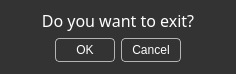
<?xml version="1.0" encoding="UTF-8"?>
<ui version="4.0">
 <class>QuitDialog</class>
 <widget class="QDialog" name="QuitDialog">
  <property name="windowModality">
   <enum>Qt::WindowModal</enum>
  </property>
  <property name="geometry">
   <rect>
    <x>0</x>
    <y>0</y>
    <width>236</width>
    <height>72</height>
   </rect>
  </property>
  <property name="sizePolicy">
   <sizepolicy hsizetype="MinimumExpanding" vsizetype="MinimumExpanding">
    <horstretch>0</horstretch>
    <verstretch>0</verstretch>
   </sizepolicy>
  </property>
  <property name="windowTitle">
   <string>Dialog</string>
  </property>
  <property name="styleSheet">
   <string notr="true">QDialog{
	background: rgb(51,51,51);
}
QLabe {
	color: #fff;
}

QPushButton {
	color: rgb(255, 255, 255);
	background-color: rgb(51, 51, 51);
	border: 1px solid #999999;
	border-radius: 4px;
	padding: 4px;
	width: 50px
}</string>
  </property>
  <property name="modal">
   <bool>true</bool>
  </property>
  <layout class="QVBoxLayout" name="verticalLayout">
   <property name="leftMargin">
    <number>18</number>
   </property>
   <property name="topMargin">
    <number>9</number>
   </property>
   <property name="rightMargin">
    <number>18</number>
   </property>
   <property name="bottomMargin">
    <number>12</number>
   </property>
   <item>
    <widget class="QLabel" name="label">
     <property name="sizePolicy">
      <sizepolicy hsizetype="MinimumExpanding" vsizetype="Maximum">
       <horstretch>0</horstretch>
       <verstretch>0</verstretch>
      </sizepolicy>
     </property>
     <property name="font">
      <font>
       <family>Share Tech Mono</family>
       <pointsize>12</pointsize>
      </font>
     </property>
     <property name="styleSheet">
      <string notr="true">color: rgb(255, 255, 255);
/*font: 14pt &quot;Share Tech Mono&quot;;*/</string>
     </property>
     <property name="text">
      <string>Do you want to exit?</string>
     </property>
     <property name="alignment">
      <set>Qt::AlignCenter</set>
     </property>
    </widget>
   </item>
   <item>
    <widget class="QDialogButtonBox" name="buttonBox">
     <property name="font">
      <font>
       <family>Share Tech Mono</family>
       <pointsize>10</pointsize>
       <weight>50</weight>
       <italic>false</italic>
       <bold>false</bold>
      </font>
     </property>
     <property name="styleSheet">
      <string notr="true">background-color: rgb(51, 51, 51);
 border: 1px solid rgb(180,180,180);
font: 10pt &quot;Share Tech Mono&quot;;</string>
     </property>
     <property name="orientation">
      <enum>Qt::Horizontal</enum>
     </property>
     <property name="standardButtons">
      <set>QDialogButtonBox::Cancel|QDialogButtonBox::Ok</set>
     </property>
     <property name="centerButtons">
      <bool>true</bool>
     </property>
    </widget>
   </item>
  </layout>
 </widget>
 <resources/>
 <connections>
  <connection>
   <sender>buttonBox</sender>
   <signal>accepted()</signal>
   <receiver>QuitDialog</receiver>
   <slot>accept()</slot>
   <hints>
    <hint type="sourcelabel">
     <x>248</x>
     <y>254</y>
    </hint>
    <hint type="destinationlabel">
     <x>157</x>
     <y>274</y>
    </hint>
   </hints>
  </connection>
  <connection>
   <sender>buttonBox</sender>
   <signal>rejected()</signal>
   <receiver>QuitDialog</receiver>
   <slot>reject()</slot>
   <hints>
    <hint type="sourcelabel">
     <x>316</x>
     <y>260</y>
    </hint>
    <hint type="destinationlabel">
     <x>286</x>
     <y>274</y>
    </hint>
   </hints>
  </connection>
 </connections>
</ui>
